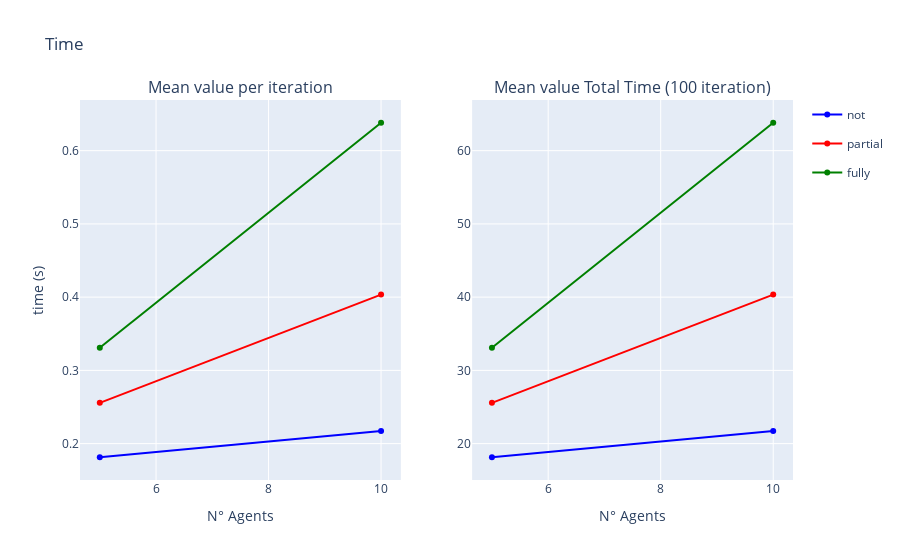

The cell this chart's notebook holds for it:
### Markdown cell above
### Total Time - Average time per iteration

### Code cell
fig = make_subplots(rows=1, cols=2, subplot_titles=("Mean value per iteration", "Mean value Total Time (100 iteration)"))

fig.add_trace(go.Scatter(x=to_plot_tot_mean_mean.index, y=to_plot_tot_mean_mean['not'], name='not', legendgroup='not', line=dict(color='blue')), row=1, col=1)
fig.add_trace(go.Scatter(x=to_plot_tot_mean_mean.index, y=to_plot_tot_mean_mean['partial'], name = 'partial', legendgroup='partial', line=dict(color='red')), row=1, col=1)
fig.add_trace(go.Scatter(x=to_plot_tot_mean_mean.index, y=to_plot_tot_mean_mean['fully'], name='fully', legendgroup='fully', line=dict(color='green')), row=1, col=1)

fig.add_trace(go.Scatter(x=to_plot_tot_mean_sum.index, y=to_plot_tot_mean_sum['not'], name='not', legendgroup='not', line=dict(color='blue'), showlegend=False), row=1, col=2)
fig.add_trace(go.Scatter(x=to_plot_tot_mean_sum.index, y=to_plot_tot_mean_sum['partial'], name='partial', legendgroup='partial', line=dict(color='red'), showlegend=False), row=1, col=2)
fig.add_trace(go.Scatter(x=to_plot_tot_mean_sum.index, y=to_plot_tot_mean_sum['fully'], name='fully', legendgroup='fully', line=dict(color='green'), showlegend=False), row=1, col=2)

fig.update_yaxes(title_text="time (s)", row=1, col=1)
fig.update_xaxes(title_text="N° Agents", row=1, col=1)
fig.update_xaxes(title_text="N° Agents", row=1, col=2)

fig.update_layout(title='Time')

fig.show()

### Figure 1 — Plotly figure (JSON) as saved in the notebook; plotly's stock layout.template omitted (floating-point values rounded to 4 significant figures)
{"data": [{"legendgroup": "not", "line": {"color": "blue"}, "name": "not", "type": "scatter", "x": [5, 10], "xaxis": "x", "y": [0.1814, 0.2173], "yaxis": "y"}, {"legendgroup": "partial", "line": {"color": "red"}, "name": "partial", "type": "scatter", "x": [5, 10], "xaxis": "x", "y": [0.2557, 0.4034], "yaxis": "y"}, {"legendgroup": "fully", "line": {"color": "green"}, "name": "fully", "type": "scatter", "x": [5, 10], "xaxis": "x", "y": [0.3308, 0.6381], "yaxis": "y"}, {"legendgroup": "not", "line": {"color": "blue"}, "name": "not", "showlegend": false, "type": "scatter", "x": [5, 10], "xaxis": "x2", "y": [18.14, 21.73], "yaxis": "y2"}, {"legendgroup": "partial", "line": {"color": "red"}, "name": "partial", "showlegend": false, "type": "scatter", "x": [5, 10], "xaxis": "x2", "y": [25.57, 40.34], "yaxis": "y2"}, {"legendgroup": "fully", "line": {"color": "green"}, "name": "fully", "showlegend": false, "type": "scatter", "x": [5, 10], "xaxis": "x2", "y": [33.09, 63.81], "yaxis": "y2"}], "layout": {"annotations": [{"font": {"size": 16}, "showarrow": false, "text": "Mean value per iteration", "x": 0.225, "xanchor": "center", "xref": "paper", "y": 1, "yanchor": "bottom", "yref": "paper"}, {"font": {"size": 16}, "showarrow": false, "text": "Mean value Total Time (100 iteration)", "x": 0.775, "xanchor": "center", "xref": "paper", "y": 1, "yanchor": "bottom", "yref": "paper"}], "title": {"text": "Time"}, "xaxis": {"anchor": "y", "domain": [0, 0.45], "title": {"text": "N° Agents"}}, "xaxis2": {"anchor": "y2", "domain": [0.55, 1], "title": {"text": "N° Agents"}}, "yaxis": {"anchor": "x", "domain": [0, 1], "title": {"text": "time (s)"}}, "yaxis2": {"anchor": "x2", "domain": [0, 1]}}}
